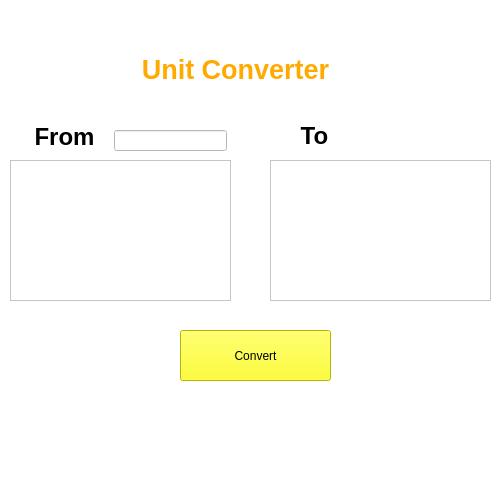
<?xml version="1.0" encoding="UTF-8"?>
<ui version="4.0">
 <class>convert_screen</class>
 <widget class="QMainWindow" name="convert_screen">
  <property name="geometry">
   <rect>
    <x>0</x>
    <y>0</y>
    <width>500</width>
    <height>500</height>
   </rect>
  </property>
  <property name="minimumSize">
   <size>
    <width>500</width>
    <height>500</height>
   </size>
  </property>
  <property name="maximumSize">
   <size>
    <width>500</width>
    <height>500</height>
   </size>
  </property>
  <property name="acceptDrops">
   <bool>false</bool>
  </property>
  <property name="windowTitle">
   <string>Unit Converter</string>
  </property>
  <property name="styleSheet">
   <string notr="true">background-color: rgb(255, 255, 255);</string>
  </property>
  <widget class="QWidget" name="centralwidget">
   <widget class="QLabel" name="head_label">
    <property name="geometry">
     <rect>
      <x>60</x>
      <y>29</y>
      <width>351</width>
      <height>81</height>
     </rect>
    </property>
    <property name="styleSheet">
     <string notr="true">background:none;</string>
    </property>
    <property name="text">
     <string>&lt;html&gt;&lt;head/&gt;&lt;body&gt;&lt;p align=&quot;center&quot;&gt;&lt;span style=&quot; font-size:20pt; font-weight:600; color:#ffaa00;&quot;&gt;Unit Converter&lt;/span&gt;&lt;/p&gt;&lt;/body&gt;&lt;/html&gt;</string>
    </property>
   </widget>
   <widget class="QListWidget" name="from_list">
    <property name="geometry">
     <rect>
      <x>10</x>
      <y>160</y>
      <width>221</width>
      <height>141</height>
     </rect>
    </property>
   </widget>
   <widget class="QListWidget" name="to_list">
    <property name="geometry">
     <rect>
      <x>270</x>
      <y>160</y>
      <width>221</width>
      <height>141</height>
     </rect>
    </property>
   </widget>
   <widget class="QLabel" name="from_label">
    <property name="geometry">
     <rect>
      <x>9</x>
      <y>122</y>
      <width>111</width>
      <height>31</height>
     </rect>
    </property>
    <property name="styleSheet">
     <string notr="true"> background:none;</string>
    </property>
    <property name="text">
     <string>&lt;html&gt;&lt;head/&gt;&lt;body&gt;&lt;p align=&quot;center&quot;&gt;&lt;span style=&quot; font-size:18pt; font-weight:600;&quot;&gt;From&lt;/span&gt;&lt;/p&gt;&lt;/body&gt;&lt;/html&gt;</string>
    </property>
   </widget>
   <widget class="QLabel" name="to_label">
    <property name="geometry">
     <rect>
      <x>259</x>
      <y>121</y>
      <width>111</width>
      <height>31</height>
     </rect>
    </property>
    <property name="styleSheet">
     <string notr="true"> background:none;</string>
    </property>
    <property name="text">
     <string>&lt;html&gt;&lt;head/&gt;&lt;body&gt;&lt;p align=&quot;center&quot;&gt;&lt;span style=&quot; font-size:18pt; font-weight:600;&quot;&gt;To&lt;/span&gt;&lt;/p&gt;&lt;/body&gt;&lt;/html&gt;</string>
    </property>
   </widget>
   <widget class="QPushButton" name="convert_button">
    <property name="geometry">
     <rect>
      <x>180</x>
      <y>330</y>
      <width>151</width>
      <height>51</height>
     </rect>
    </property>
    <property name="styleSheet">
     <string notr="true">background-color: rgb(255, 255, 0);</string>
    </property>
    <property name="text">
     <string>Convert</string>
    </property>
   </widget>
   <widget class="QLabel" name="value_label">
    <property name="geometry">
     <rect>
      <x>150</x>
      <y>420</y>
      <width>251</width>
      <height>61</height>
     </rect>
    </property>
    <property name="styleSheet">
     <string notr="true"> background:none;</string>
    </property>
    <property name="text">
     <string>&lt;html&gt;&lt;head/&gt;&lt;body&gt;&lt;p align=&quot;center&quot;&gt;&lt;br/&gt;&lt;/p&gt;&lt;/body&gt;&lt;/html&gt;</string>
    </property>
   </widget>
   <widget class="QLineEdit" name="value_input">
    <property name="geometry">
     <rect>
      <x>114</x>
      <y>130</y>
      <width>113</width>
      <height>21</height>
     </rect>
    </property>
   </widget>
   <widget class="QLabel" name="result_label">
    <property name="geometry">
     <rect>
      <x>350</x>
      <y>130</y>
      <width>111</width>
      <height>20</height>
     </rect>
    </property>
    <property name="styleSheet">
     <string notr="true">font: 12pt &quot;Georgia&quot;;
color: rgb(255, 0, 0);
align:center;
</string>
    </property>
    <property name="text">
     <string/>
    </property>
    <property name="alignment">
     <set>Qt::AlignCenter</set>
    </property>
   </widget>
  </widget>
 </widget>
 <resources/>
 <connections/>
</ui>
